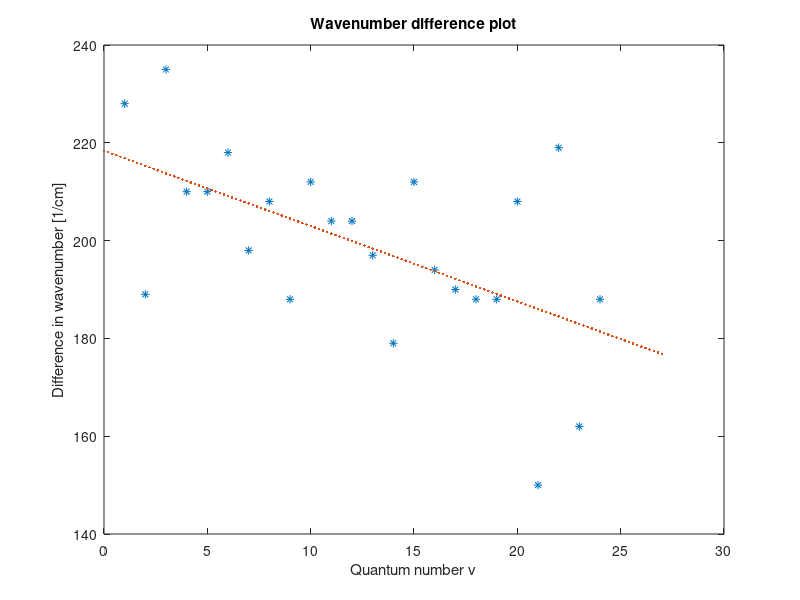

Here is the MATLAB script that generated this plot:
y = [2.28E-06 1.89E-06 2.35E-06 2.1E-06 2.1E-06 2.18E-06 1.98E-06 2.08E-06 1.88E-06 2.12E-06 2.04E-06 2.04E-06 1.97E-06 1.79E-06 2.12E-06 1.94E-06 1.9E-06 1.88E-06 1.88E-06 2.08E-06 1.5E-06 2.19E-06 1.62E-06 1.88E-06];
y = y*10^8;
s = size(y)*[0 1]';
x = [1:s];
plot(x, y, '*');
hold on;
fit = polyfit(x,y,1)
ra = [0:0.2:s+3];
plot(ra, fit*[1 0]'*ra + fit*[0 1]', '.');
title('Wavenumber difference plot')
xlabel('Quantum number v')
ylabel('Difference in wavenumber [1/cm]')
